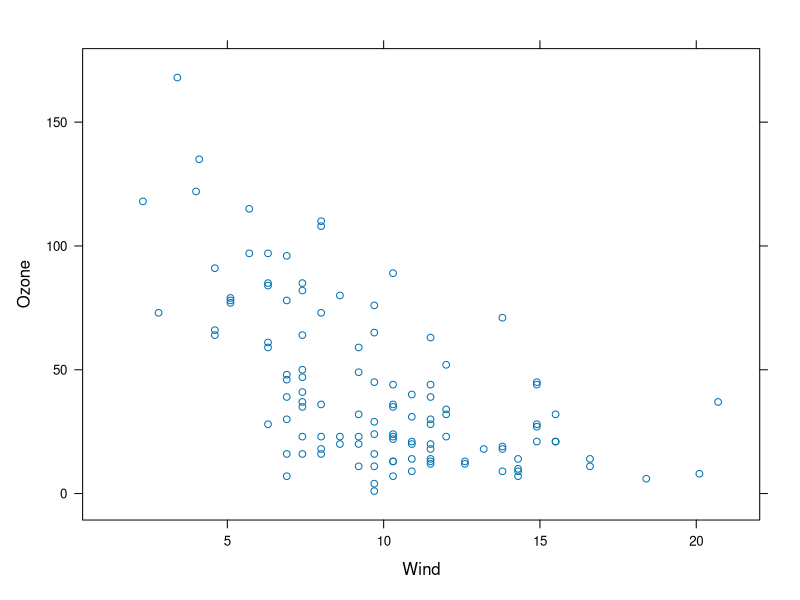
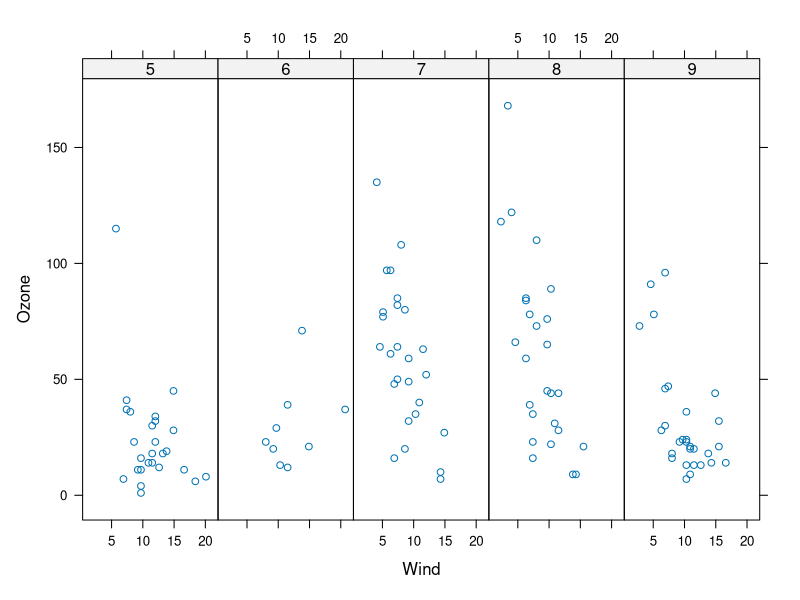
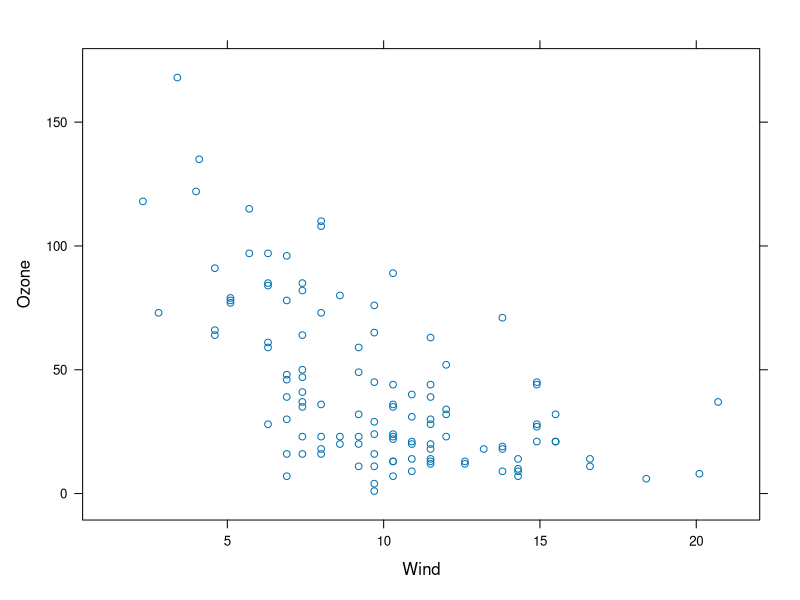
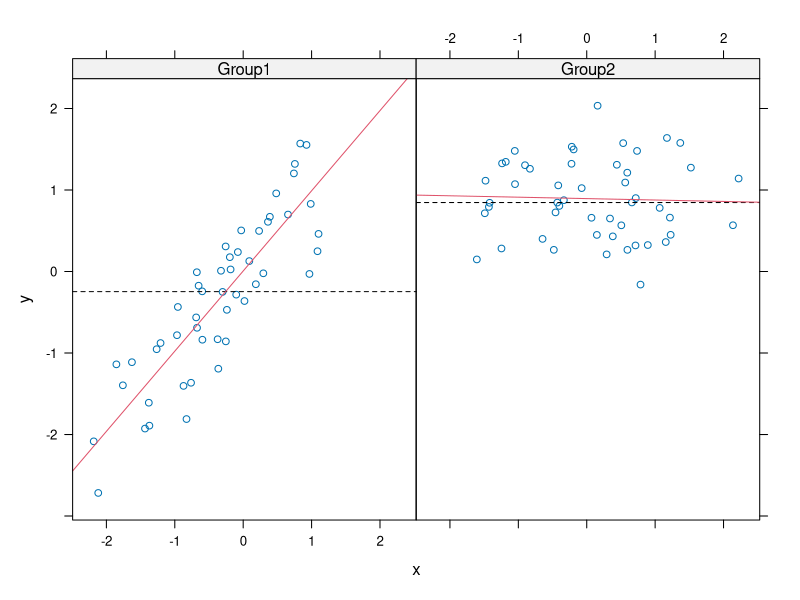
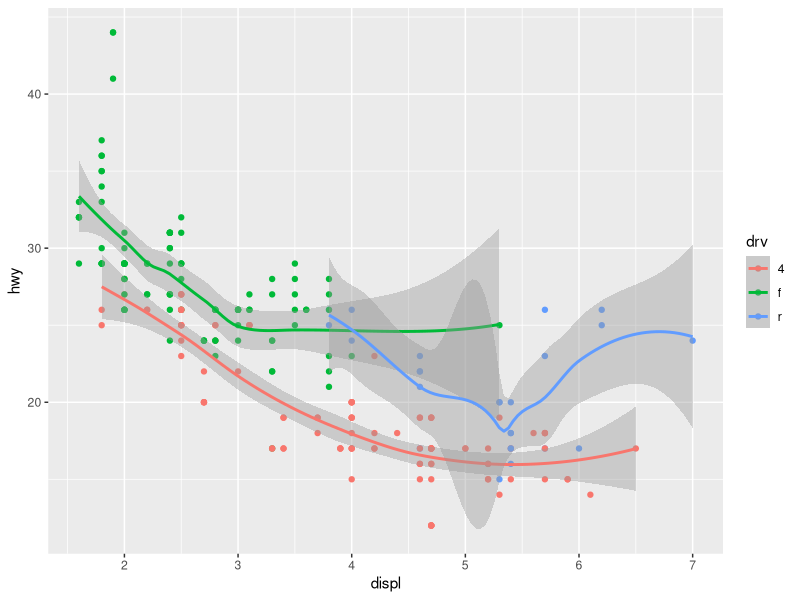
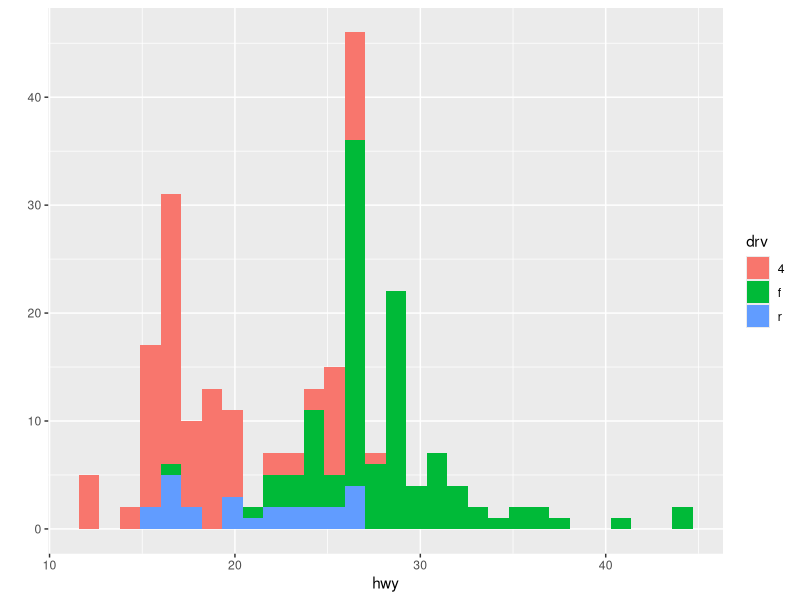
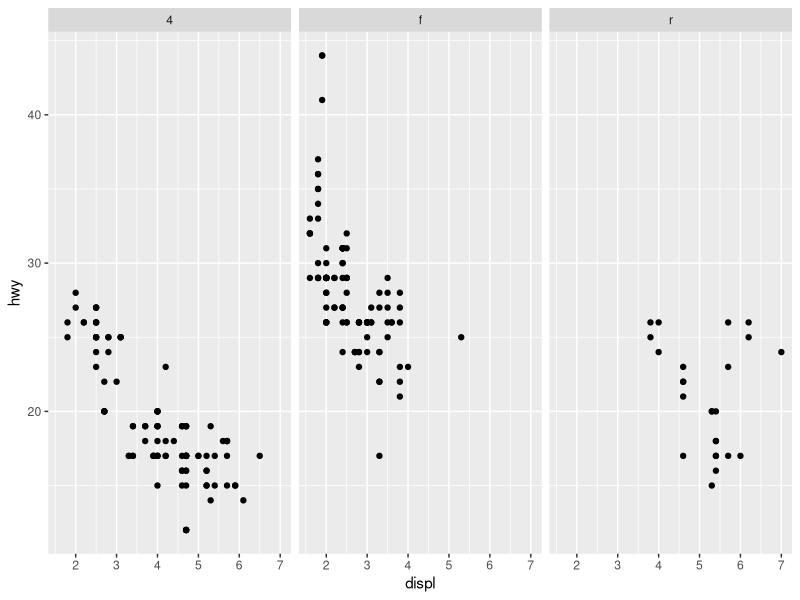
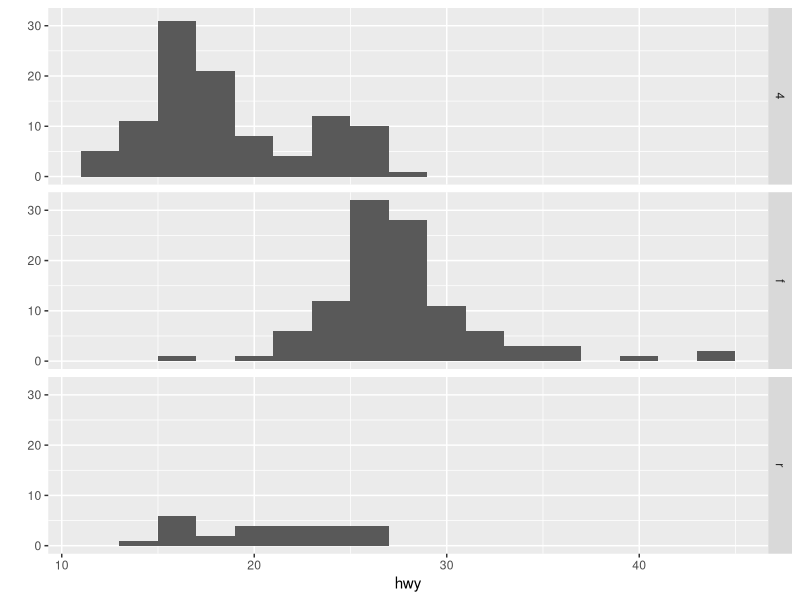

Here is the R script that generated these plots, in order:
## ---- chunk 1
library(lattice)
library(datasets)
xyplot(Ozone ~ Wind, data = airquality)
# Convert Month to a factor variable
airquality <- transform(airquality, Month = factor(Month))
xyplot(Ozone ~ Wind | Month, data = airquality, layout = c(5, 1))
## ---- chunk 2
p <- xyplot(Ozone ~ Wind, data = airquality) ## Nothing
print(p) ## plot appears
## ---- chunk 3
# plot y vs x for Group 1 and Group 2
set.seed(10)
x <- rnorm(100)
f <- rep(0:1, each = 50)
y <- x + f - f * x + rnorm(100, sd = 0.5)
f <- factor(f, labels = c("Group1", "Group2"))
xyplot(y ~ x | f, panel = function(x, y, ...) {
  panel.xyplot(x, y, ...) ## First call the default panel function for xyplot
  panel.abline(h = median(y), lty = 2) ## Add a horizontal line at each median
  panel.lmline(x, y, col = 2) ## overlay a simple linear regression line
})
## ---- chunk 4
library(ggplot2)
str(mpg) # a dataset included with ggplot2
# scatter plot with colors and added line
qplot(displ, hwy, data = mpg, color = drv, geom=c("point", "smooth"))
# Histograms
qplot(hwy, data=mpg, fill = drv)
# Facets
qplot(displ, hwy, data = mpg, facets = . ~ drv)
qplot(hwy, data = mpg, facets = drv ~ ., binwidth = 2)
## ---- chunk 5
testdat <- data.frame(x = 1:100, y = rnorm(100))
testdat[50,2] <- 100 ## Outlier!
plot(testdat$x, testdat$y, type = "l", ylim = c(-3, 3))

# regular data hard to see
g <- ggplot(testdat, aes(x = x, y = y))
# outlier missing
g + geom_line() + ylim(-3, 3)
# outlier included
g + geom_line() + coord_cartesian(ylim = c(-3, 3))
